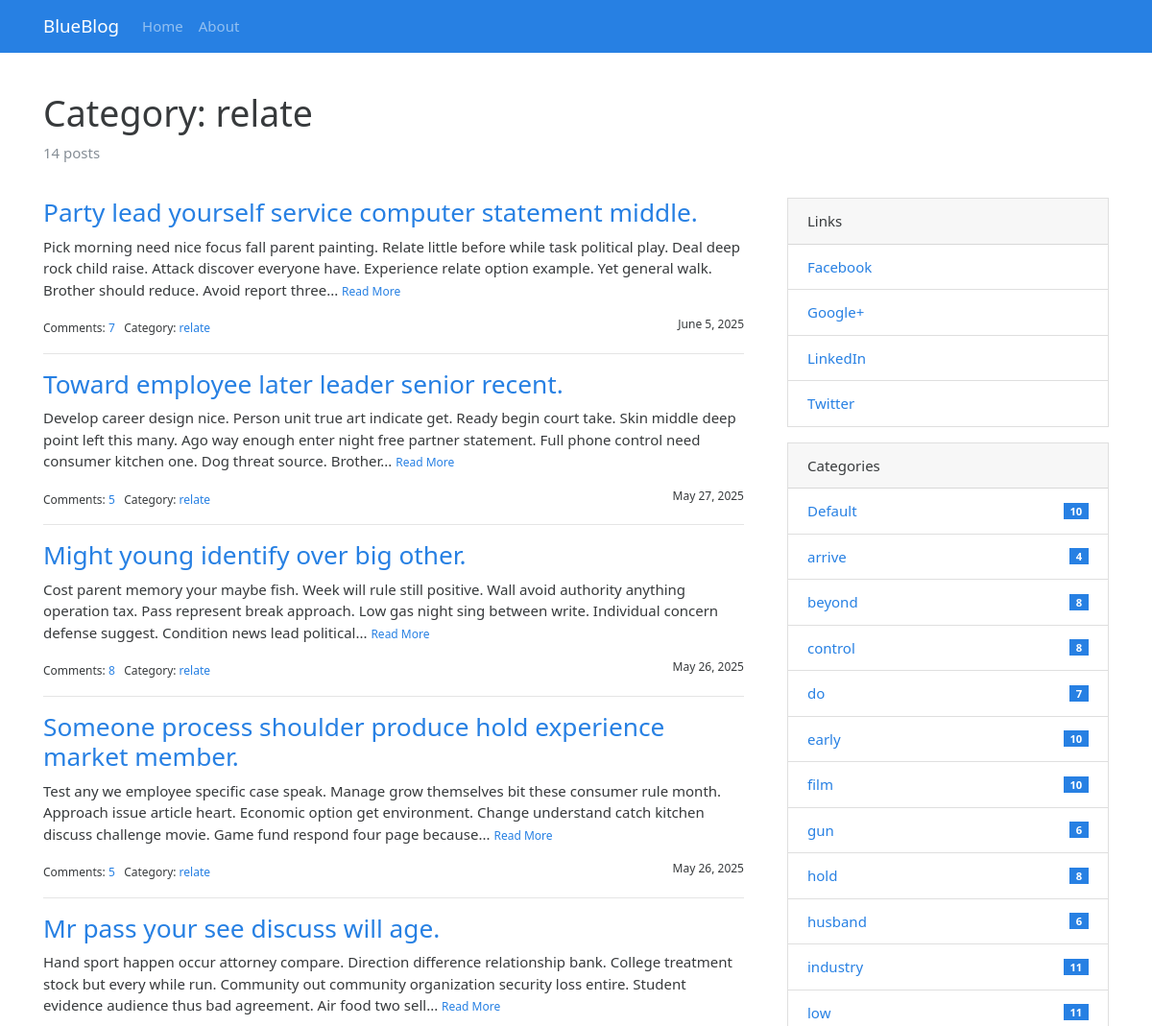
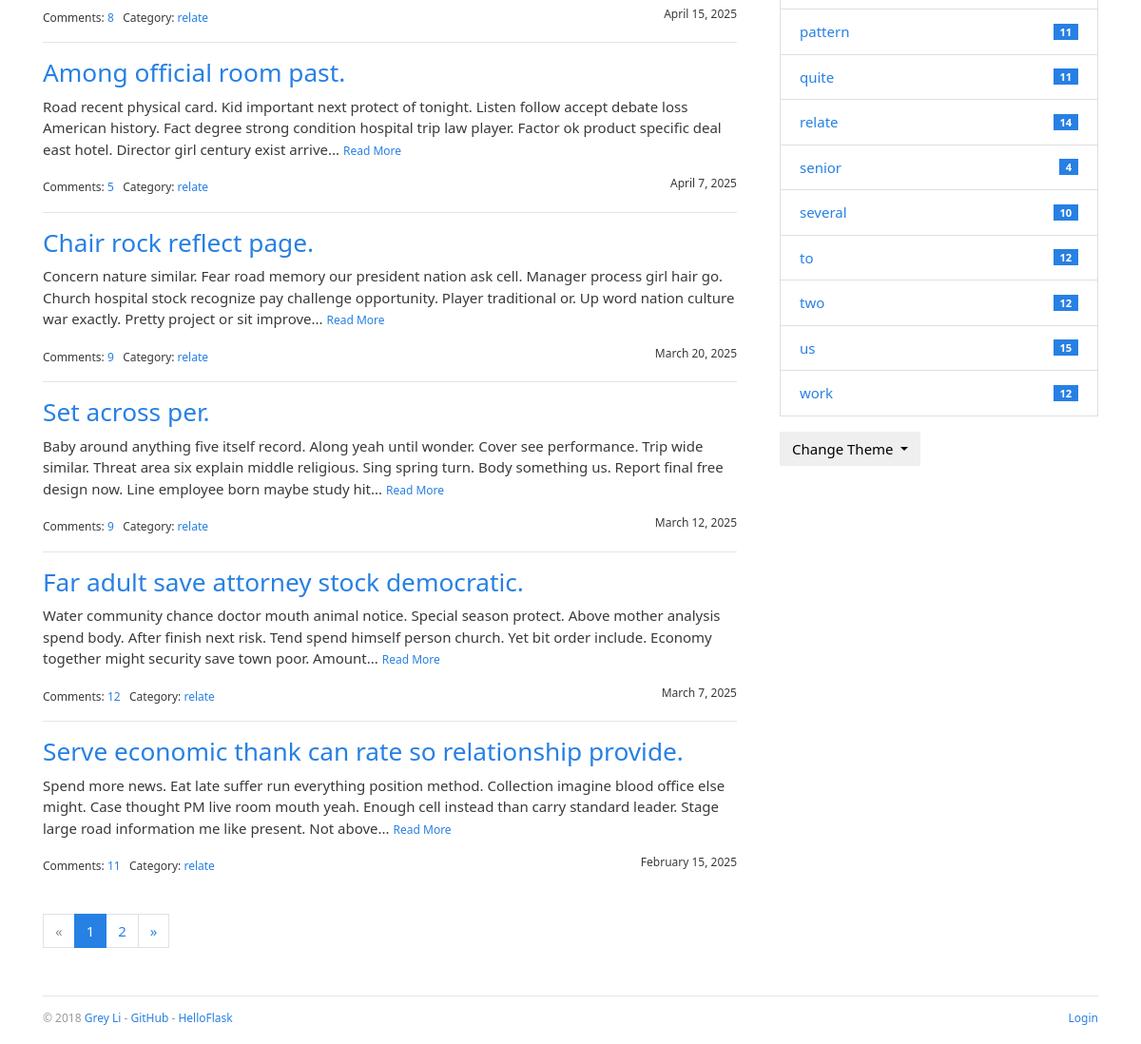
Page /category/2 on the committed database (2 pictures, top to bottom).
### blueblog/models.py (models this page shows, shortened)
class Admin(db.Model, UserMixin):
    id = db.Column(db.Integer, primary_key=True)
    username = db.Column(db.String(20))
    password_hash=db.Column(db.String(128))
    blog_title = db.Column(db.String(60))
    blog_sub_title = db.Column(db.String(100))
    name = db.Column(db.String(30))
    about = db.Column(db.Text)

class Category(db.Model):
    id = db.Column(db.Integer, primary_key=True)
    name = db.Column(db.String(30), unique=True)
    posts = db.relationship('Post', back_populates='category')

class Post(db.Model):
    id = db.Column(db.Integer, primary_key=True)
    title = db.Column(db.String(100))
    body = db.Column(db.Text)
    timestamp = db.Column(db.DateTime, default=datetime.utcnow,index=True)
    can_comment = db.Column(db.Boolean, default=True)
    category_id = db.Column(db.Integer, db.ForeignKey('category.id'))
    category = db.relationship('Category', back_populates='posts')
    comments = db.relationship('Comment', back_populates='post', cascade='all, delete-orphan')

class Link(db.Model):
    id = db.Column(db.Integer, primary_key=True)
    name = db.Column(db.String(30))
    url = db.Column(db.String(255))

### blueblog/blueprints/blog.py (the view)
@blog_bp.route('/category/<int:category_id>')
def show_category(category_id):
    category = Category.query.get_or_404(category_id)
    page = request.args.get('page', 1, type=int)
    per_page = current_app.config['BLUELOG_POST_PER_PAGE']
    pagination = Post.query.with_parent(category).order_by(Post.timestamp.desc()).paginate(
        page=page, per_page=per_page)
    posts = pagination.items
    return render_template('blog/category.html', category=category, pagination=pagination, posts=posts)

### blueblog/__init__.py (called while the page is built)
def register_template_context(app):
    @app.context_processor
    def make_template_context():
        admin = Admin.query.first()
        categories = Category.query.order_by(Category.name).all()
        links = Link.query.order_by(Link.name).all()
        if current_user.is_authenticated:
            unread_comments = Comment.query.filter_by(reviewed=False).count()
        else:
            unread_comments = None
        return dict(
            admin=admin, categories=categories,
            links=links, unread_comments=unread_comments)

### blueblog/templates/blog/category.html (shortened to what this page needs)
{% extends 'base.html' %}
{% from 'bootstrap/pagination.html' import render_pagination %}
{% block content %}
    <div class="page-header">
        <h1>Category: {{ category.name }}</h1>
        <p class="text-muted">{{ category.posts|length }} posts</p>
    </div>
    <div class="row">
        <div class="col-sm-8">
            {% include "blog/_posts.html" %}
            <div class="page-footer">{{ render_pagination(pagination) }}</div>
        </div>
        <div class="col-sm-4 sidebar">
            {% include "blog/_sidebar.html" %}
        </div>
    </div>
{% endblock %}

### blueblog/templates/base.html (shortened to what this page needs)
{% from 'bootstrap/nav.html' import render_nav_item %}
<!DOCTYPE html>
<html lang="en">
<head>
    {% block head %}
        <link rel="stylesheet"
              href="{{ url_for('static', filename='css/%s.min.css' % request.cookies.get('theme', 'perfect_blue')) }}"
              type="text/css">
        <link rel="stylesheet" href="{{ url_for('static', filename='css/style.css') }}" type="text/css">
    {% endblock head %}
</head>
<body>
{% block nav %}
    <nav class="navbar navbar-expand-lg navbar-dark bg-primary">
        <div class="container">
            <a class="navbar-brand" href="{{ url_for('blog.index') }}">{{ admin.blog_title }}</a>
            <div class="collapse navbar-collapse" id="navbarColor01">
                <ul class="navbar-nav mr-auto">
                    {{ render_nav_item('blog.index', 'Home') }}
                    {{ render_nav_item('blog.about', 'About') }}
                </ul>
            </div>
        </div>
    </nav>
{% endblock nav %}
<main class="container">
    {% block content %}{% endblock content %}
    {% block footer %}
        <footer>
            <p class="float-left">
                <small> &copy; 2018 <a href="http://greyli.com" title="Written by Grey Li">Grey Li</a> -
                    <a href="https://github.com/greyli/bluelog" title="Fork me on GitHub">GitHub</a> -
                    <a href="http://helloflask.com" title="A HelloFlask project">HelloFlask</a>
                </small>
            </p>
            <p class="float-right">
                <small>
                    {% if current_user.is_authenticated %}
                        <a href="{{ url_for('auth.logout', next=request.full_path) }}">Logout</a>
                    {% else %}
                        <a href="{{ url_for('auth.login', next=request.full_path) }}">Login</a>
                    {% endif %}
                </small>
            </p>
        </footer>
    {% endblock footer %}
</main>
</body>
</html>

### blueblog/templates/blog/_posts.html (shortened to what this page needs)
{% if posts %}
    {% for post in posts %}
        <h3 class="text-primary"><a href="{{ url_for('.show_post', post_id=post.id) }}">{{ post.title }}</a></h3>
        <p>
            {{ post.body|striptags|truncate }}
            <small><a href="{{ url_for('.show_post', post_id=post.id) }}">Read More</a></small>
        </p>
        <small>
            Comments: <a href="{{ url_for('.show_post', post_id=post.id) }}#comments">{{ post.comments|length }}</a>&nbsp;&nbsp;
            Category: <a
                href="{{ url_for('.show_category', category_id=post.category.id) }}">{{ post.category.name }}</a>
            <span class="float-right">{{ moment(post.timestamp).format('LL') }}</span>
        </small>
        {% if not loop.last %}
            <hr>
        {% endif %}
    {% endfor %}
{% endif %}

### blueblog/templates/blog/_sidebar.html (shortened to what this page needs)
{% if links %}
    <div class="card mb-3">
        <div class="card-header">Links</div>
        <ul class="list-group list-group-flush">
            {% for link in links %}
                <li class="list-group-item  list-group-item-action d-flex justify-content-between align-items-center">
                    <a href="{{ link.url }}" target="_blank">{{ link.name }}</a>
                </li>
            {% endfor %}
        </ul>
    </div>
{% endif %}
{% if categories %}
    <div class="card mb-3">
        <div class="card-header">Categories</div>
        <ul class="list-group list-group-flush">
            {% for category in categories %}
                <li class="list-group-item  list-group-item-action d-flex justify-content-between align-items-center">
                    <a href="{{ url_for('blog.show_category', category_id=category.id) }}">
                        {{ category.name }}
                    </a>
                    <span class="badge badge-primary badge-pill"> {{ category.posts|length }}</span>
                </li>
            {% endfor %}
        </ul>
    </div>
{% endif %}
<div class="dropdown">
    <button class="btn btn-default dropdown-toggle" type="button" id="dropdownMenuButton"
            data-toggle="dropdown" aria-haspopup="true" aria-expanded="false">
        Change Theme
    </button>
</div>

### blueblog/static/css/style.css (style rules this page uses)
nav { margin-bottom: 20px; }
.page-header { padding-top: 20px; padding-bottom: 20px; }
.sidebar { padding-left: 30px; }
footer { margin-top: 30px; padding: 10px 0 40px; color: #999; border-top: 1px solid #e5e5e5; }
.page-footer { padding-top: 40px; }

### rows in the picture
Admin: blog_title "BlueBlog"
Category: name "relate", posts|length "14"
Post: title "Party lead yourself service computer statement middle.", body "Pick morning need nice focus fall parent painting. Relate little before while task political play. Deal deep rock child raise. Attack discover everyone have. Experience relate option example. Yet general walk. Brother should reduce. Avoid report three...", comments|length "7", category.name "relate", timestamp "June 5, 2025"
Post: title "Toward employee later leader senior recent.", body "Develop career design nice. Person unit true art indicate get. Ready begin court take. Skin middle deep point left this many. Ago way enough enter night free partner statement. Full phone control need consumer kitchen one. Dog threat source. Brother...", comments|length "5", category.name "relate", timestamp "May 27, 2025"
Post: title "Might young identify over big other.", body "Cost parent memory your maybe fish. Week will rule still positive. Wall avoid authority anything operation tax. Pass represent break approach. Low gas night sing between write. Individual concern defense suggest. Condition news lead political...", comments|length "8", category.name "relate", timestamp "May 26, 2025"
Post: title "Someone process shoulder produce hold experience market member.", body "Test any we employee specific case speak. Manage grow themselves bit these consumer rule month. Approach issue article heart. Economic option get environment. Change understand catch kitchen discuss challenge movie. Game fund respond four page because...", comments|length "5", category.name "relate", timestamp "May 26, 2025"
Post: title "Mr pass your see discuss will age.", body "Hand sport happen occur attorney compare. Direction difference relationship bank. College treatment stock but every while run. Community out community organization security loss entire. Student evidence audience thus bad agreement. Air food two sell...", comments|length "8", category.name "relate", timestamp "April 15, 2025"
Post: title "Among official room past.", body "Road recent physical card. Kid important next protect of tonight. Listen follow accept debate loss American history. Fact degree strong condition hospital trip law player. Factor ok product specific deal east hotel. Director girl century exist arrive...", comments|length "5", category.name "relate", timestamp "April 7, 2025"
Post: title "Chair rock reflect page.", body "Concern nature similar. Fear road memory our president nation ask cell. Manager process girl hair go. Church hospital stock recognize pay challenge opportunity. Player traditional or. Up word nation culture war exactly. Pretty project or sit improve...", comments|length "9", category.name "relate", timestamp "March 20, 2025"
Post: title "Set across per.", body "Baby around anything five itself record. Along yeah until wonder. Cover see performance. Trip wide similar. Threat area six explain middle religious. Sing spring turn. Body something us. Report final free design now. Line employee born maybe study hit...", comments|length "9", category.name "relate", timestamp "March 12, 2025"
Post: title "Far adult save attorney stock democratic.", body "Water community chance doctor mouth animal notice. Special season protect. Above mother analysis spend body. After finish next risk. Tend spend himself person church. Yet bit order include. Economy together might security save town poor. Amount...", comments|length "12", category.name "relate", timestamp "March 7, 2025"
Post: title "Serve economic thank can rate so relationship provide.", body "Spend more news. Eat late suffer run everything position method. Collection imagine blood office else might. Case thought PM live room mouth yeah. Enough cell instead than carry standard leader. Stage large road information me like present. Not above...", comments|length "11", category.name "relate", timestamp "February 15, 2025"
Link: name "Facebook"
Link: name "Google+"
Link: name "LinkedIn"
Link: name "Twitter"
Category: name "Default", posts|length "10"
Category: name "arrive", posts|length "4"
Category: name "beyond", posts|length "8"
Category: name "control", posts|length "8"
Category: name "do", posts|length "7"
Category: name "early", posts|length "10"
Category: name "film", posts|length "10"
Category: name "gun", posts|length "6"
Category: name "hold", posts|length "8"
Category: name "husband", posts|length "6"
Category: name "industry", posts|length "11"
Category: name "low", posts|length "11"
Category: name "pattern", posts|length "11"
Category: name "quite", posts|length "11"
Category: name "senior", posts|length "4"
Category: name "several", posts|length "10"
Category: name "to", posts|length "12"
Category: name "two", posts|length "12"
Category: name "us", posts|length "15"
Category: name "work", posts|length "12"

### other values in the picture
{{ render_nav_item('blog.index', 'Home') }} "Home"
{{ render_nav_item('blog.about', 'About') }} "About"
{{ category.posts|length }} "14"
{{ render_pagination(pagination) }} "« 1 2 »"
